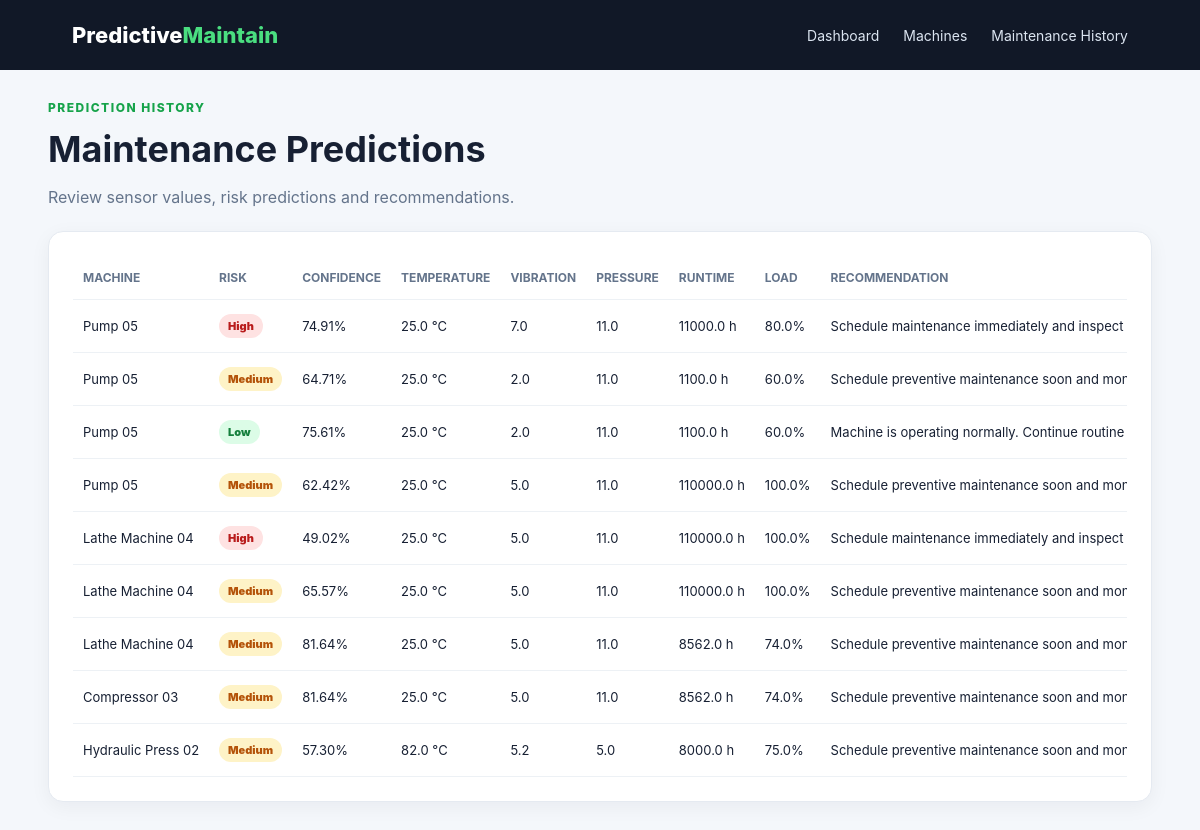
The app's page /maintenance with its own data.
### tables this page shows
CREATE TABLE maintenance_logs (
    id INTEGER PRIMARY KEY AUTOINCREMENT,
    machine_id INTEGER,
    prediction TEXT NOT NULL,
    probability REAL NOT NULL,
    temperature REAL NOT NULL,
    vibration REAL NOT NULL,
    pressure REAL NOT NULL,
    runtime_hours REAL NOT NULL,
    machine_age REAL NOT NULL,
    load_percentage REAL NOT NULL,
    recommendation TEXT NOT NULL,
    created_at TEXT NOT NULL,
    FOREIGN KEY(machine_id) REFERENCES machines(id)
);

CREATE TABLE machines (
    id INTEGER PRIMARY KEY AUTOINCREMENT,
    name TEXT NOT NULL,
    machine_type TEXT NOT NULL,
    location TEXT NOT NULL,
    status TEXT NOT NULL DEFAULT 'Operational',
    created_at TEXT NOT NULL
);

### app.py (the view)
@app.route("/maintenance")
def maintenance():
    conn = get_db()
    logs = conn.execute("""
        SELECT maintenance_logs.*, machines.name AS machine_name
        FROM maintenance_logs
        LEFT JOIN machines ON machines.id = maintenance_logs.machine_id
        ORDER BY maintenance_logs.id DESC
    """).fetchall()
    conn.close()
    return render_template("maintenance.html", logs=logs)

### app.py (called while the page is built)
def get_db():
    conn = sqlite3.connect(DB_PATH)
    conn.row_factory = sqlite3.Row
    return conn

### templates/maintenance.html (shortened to what this page needs)
{% extends "base.html" %}
{% block content %}
<section class="page-heading">
    <p class="eyebrow">PREDICTION HISTORY</p>
    <h1>Maintenance Predictions</h1>
    <p>Review sensor values, risk predictions and recommendations.</p>
</section>
<section class="panel">
    <div class="table-wrap">
        <table>
            <thead>
                <tr>
                    <th>Machine</th>
                    <th>Risk</th>
                    <th>Confidence</th>
                    <th>Temperature</th>
                    <th>Vibration</th>
                    <th>Pressure</th>
                    <th>Runtime</th>
                    <th>Load</th>
                    <th>Recommendation</th>
                </tr>
            </thead>
            <tbody>
            {% for log in logs %}
                <tr>
                    <td>{{ log.machine_name or 'Unassigned' }}</td>
                    <td><span class="risk {{ log.prediction|lower }}">{{ log.prediction }}</span></td>
                    <td>{{ "%.2f"|format(log.probability * 100) }}%</td>
                    <td>{{ log.temperature }} °C</td>
                    <td>{{ log.vibration }}</td>
                    <td>{{ log.pressure }}</td>
                    <td>{{ log.runtime_hours }} h</td>
                    <td>{{ log.load_percentage }}%</td>
                    <td>{{ log.recommendation }}</td>
                </tr>
            {% else %}
                <tr><td colspan="9" class="empty">No maintenance predictions recorded.</td></tr>
            {% endfor %}
            </tbody>
        </table>
    </div>
</section>
{% endblock %}

### templates/base.html (shortened to what this page needs)
<!DOCTYPE html>
<html lang="en">
<head>
    <link rel="stylesheet" href="{{ url_for('static', filename='css/style.css') }}">
</head>
<body>
<header class="topbar">
    <div class="brand">Predictive<span>Maintain</span></div>
    <nav>
        <a href="{{ url_for('dashboard') }}">Dashboard</a>
        <a href="{{ url_for('machines') }}">Machines</a>
        <a href="{{ url_for('maintenance') }}">Maintenance History</a>
    </nav>
</header>
<main class="container">
    {% block content %}{% endblock %}
</main>
</body>
</html>

### static/css/style.css (style rules this page uses)
* { box-sizing: border-box; }
body { margin: 0; font-family: Inter, Arial, sans-serif; background: #f4f7fb; color: #172033; }
.topbar { height: 70px; background: #111827; color: white; display: flex; align-items: center; justify-content: space-between; padding: 0 6%; position: sticky; top: 0; z-index: 10; }
.brand { font-size: 22px; font-weight: 800; }
.brand span { color: #4ade80; }
nav { display: flex; gap: 24px; }
nav a { color: #dbe4f0; text-decoration: none; font-size: 14px; }
.container { width: min(1200px, 92%); margin: 30px auto 60px; }
.eyebrow { color: #16a34a; font-size: 12px; font-weight: 800; letter-spacing: 1.5px; }
.stat-card, .panel { background: white; border: 1px solid #e5eaf1; border-radius: 15px; box-shadow: 0 5px 20px rgba(15, 23, 42, .05); }
.panel { padding: 24px; margin-bottom: 24px; }
.table-wrap { overflow-x: auto; }
table { width: 100%; border-collapse: collapse; font-size: 13px; }
th, td { padding: 14px 10px; border-bottom: 1px solid #edf1f5; text-align: left; white-space: nowrap; }
th { color: #64748b; font-size: 12px; text-transform: uppercase; }
.risk, .status { display: inline-block; padding: 5px 9px; border-radius: 999px; font-size: 11px; font-weight: 900; }
.risk.high, .status.maintenance-due { background: #fee2e2; color: #b91c1c; }
.risk.medium, .status.warning { background: #fef3c7; color: #b45309; }
.risk.low, .status.operational { background: #dcfce7; color: #15803d; }
.page-heading { margin-bottom: 24px; }
.page-heading h1 { margin: 5px 0; font-size: 36px; }
.page-heading p:last-child { color: #64748b; }

### records on screen
maintenance_logs: name "Pump 05", prediction "High", log.probability*100 "74.91", temperature "25.0", vibration "7.0", pressure "11.0", runtime_hours "11000.0", load_percentage "80.0", recommendation "Schedule maintenance immediately and inspect…"
maintenance_logs: name "Pump 05", prediction "Medium", log.probability*100 "64.71", temperature "25.0", vibration "2.0", pressure "11.0", runtime_hours "1100.0", load_percentage "60.0", recommendation "Schedule preventive maintenance soon and…"
maintenance_logs: name "Pump 05", prediction "Low", log.probability*100 "75.61", temperature "25.0", vibration "2.0", pressure "11.0", runtime_hours "1100.0", load_percentage "60.0", recommendation "Machine is operating normally. Continue routine…"
maintenance_logs: name "Pump 05", prediction "Medium", log.probability*100 "62.42", temperature "25.0", vibration "5.0", pressure "11.0", runtime_hours "110000.0", load_percentage "100.0", recommendation "Schedule preventive maintenance soon and…"
maintenance_logs: name "Lathe Machine 04", prediction "High", log.probability*100 "49.02", temperature "25.0", vibration "5.0", pressure "11.0", runtime_hours "110000.0", load_percentage "100.0", recommendation "Schedule maintenance immediately and inspect…"
maintenance_logs: name "Lathe Machine 04", prediction "Medium", log.probability*100 "65.57", temperature "25.0", vibration "5.0", pressure "11.0", runtime_hours "110000.0", load_percentage "100.0", recommendation "Schedule preventive maintenance soon and…"
maintenance_logs: name "Lathe Machine 04", prediction "Medium", log.probability*100 "81.64", temperature "25.0", vibration "5.0", pressure "11.0", runtime_hours "8562.0", load_percentage "74.0", recommendation "Schedule preventive maintenance soon and…"
maintenance_logs: name "Compressor 03", prediction "Medium", log.probability*100 "81.64", temperature "25.0", vibration "5.0", pressure "11.0", runtime_hours "8562.0", load_percentage "74.0", recommendation "Schedule preventive maintenance soon and…"
maintenance_logs: name "Hydraulic Press 02", prediction "Medium", log.probability*100 "57.30", temperature "82.0", vibration "5.2", pressure "5.0", runtime_hours "8000.0", load_percentage "75.0", recommendation "Schedule preventive maintenance soon and…"
